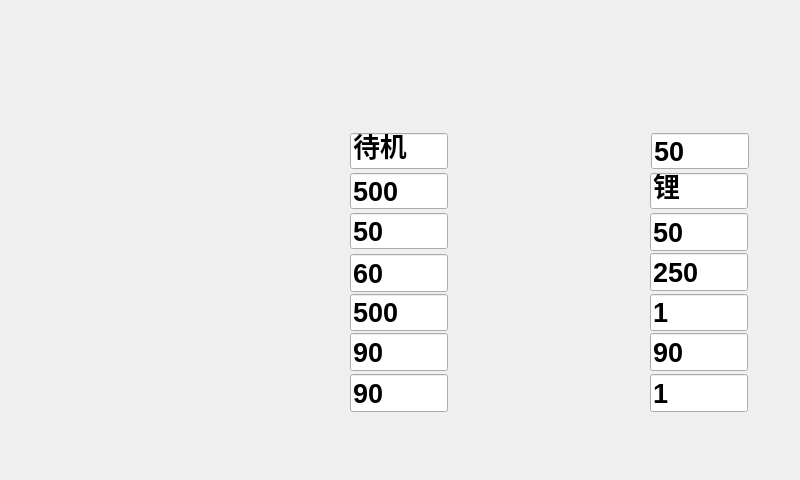
<?xml version="1.0" encoding="UTF-8"?>
<ui version="4.0">
 <class>bat_information</class>
 <widget class="QWidget" name="bat_information">
  <property name="geometry">
   <rect>
    <x>0</x>
    <y>0</y>
    <width>800</width>
    <height>480</height>
   </rect>
  </property>
  <property name="windowTitle">
   <string>Form</string>
  </property>
  <property name="autoFillBackground">
   <bool>false</bool>
  </property>
  <property name="styleSheet">
   <string notr="true"/>
  </property>
  <widget class="QLabel" name="label">
   <property name="geometry">
    <rect>
     <x>0</x>
     <y>0</y>
     <width>800</width>
     <height>480</height>
    </rect>
   </property>
   <property name="autoFillBackground">
    <bool>false</bool>
   </property>
   <property name="styleSheet">
    <string notr="true">border-image:url(:/img/images/32_E3.png)</string>
   </property>
   <property name="text">
    <string/>
   </property>
  </widget>
  <widget class="QPushButton" name="change_equ_but">
   <property name="geometry">
    <rect>
     <x>30</x>
     <y>190</y>
     <width>98</width>
     <height>81</height>
    </rect>
   </property>
   <property name="focusPolicy">
    <enum>Qt::NoFocus</enum>
   </property>
   <property name="styleSheet">
    <string notr="true">background: transparent;</string>
   </property>
   <property name="text">
    <string/>
   </property>
   <property name="flat">
    <bool>true</bool>
   </property>
  </widget>
  <widget class="QPushButton" name="change_batinf_but">
   <property name="geometry">
    <rect>
     <x>30</x>
     <y>270</y>
     <width>98</width>
     <height>81</height>
    </rect>
   </property>
   <property name="focusPolicy">
    <enum>Qt::NoFocus</enum>
   </property>
   <property name="styleSheet">
    <string notr="true">background: transparent;</string>
   </property>
   <property name="text">
    <string/>
   </property>
   <property name="flat">
    <bool>true</bool>
   </property>
  </widget>
  <widget class="QPushButton" name="change_moni_but">
   <property name="geometry">
    <rect>
     <x>28</x>
     <y>98</y>
     <width>98</width>
     <height>81</height>
    </rect>
   </property>
   <property name="focusPolicy">
    <enum>Qt::NoFocus</enum>
   </property>
   <property name="styleSheet">
    <string notr="true">background: transparent;</string>
   </property>
   <property name="text">
    <string/>
   </property>
   <property name="flat">
    <bool>true</bool>
   </property>
  </widget>
  <widget class="QPushButton" name="change_billinf_but">
   <property name="geometry">
    <rect>
     <x>30</x>
     <y>360</y>
     <width>98</width>
     <height>81</height>
    </rect>
   </property>
   <property name="focusPolicy">
    <enum>Qt::NoFocus</enum>
   </property>
   <property name="styleSheet">
    <string notr="true">background: transparent;</string>
   </property>
   <property name="text">
    <string/>
   </property>
   <property name="flat">
    <bool>true</bool>
   </property>
  </widget>
  <widget class="QLineEdit" name="bms_status">
   <property name="geometry">
    <rect>
     <x>350</x>
     <y>133</y>
     <width>98</width>
     <height>36</height>
    </rect>
   </property>
   <property name="font">
    <font>
     <pointsize>20</pointsize>
     <weight>75</weight>
     <bold>true</bold>
    </font>
   </property>
   <property name="text">
    <string>待机</string>
   </property>
  </widget>
  <widget class="QLineEdit" name="bms_soc">
   <property name="geometry">
    <rect>
     <x>651</x>
     <y>133</y>
     <width>98</width>
     <height>36</height>
    </rect>
   </property>
   <property name="font">
    <font>
     <pointsize>20</pointsize>
     <weight>75</weight>
     <bold>true</bold>
    </font>
   </property>
   <property name="text">
    <string>50</string>
   </property>
  </widget>
  <widget class="QLineEdit" name="rated_vol">
   <property name="geometry">
    <rect>
     <x>350</x>
     <y>173</y>
     <width>98</width>
     <height>36</height>
    </rect>
   </property>
   <property name="font">
    <font>
     <pointsize>20</pointsize>
     <weight>75</weight>
     <bold>true</bold>
    </font>
   </property>
   <property name="text">
    <string>500</string>
   </property>
  </widget>
  <widget class="QLineEdit" name="charge_timelife">
   <property name="geometry">
    <rect>
     <x>350</x>
     <y>213</y>
     <width>98</width>
     <height>36</height>
    </rect>
   </property>
   <property name="font">
    <font>
     <pointsize>20</pointsize>
     <weight>75</weight>
     <bold>true</bold>
    </font>
   </property>
   <property name="text">
    <string>50</string>
   </property>
  </widget>
  <widget class="QLineEdit" name="allow_charging_vol">
   <property name="geometry">
    <rect>
     <x>350</x>
     <y>294</y>
     <width>98</width>
     <height>37</height>
    </rect>
   </property>
   <property name="font">
    <font>
     <pointsize>20</pointsize>
     <weight>75</weight>
     <bold>true</bold>
    </font>
   </property>
   <property name="text">
    <string>500</string>
   </property>
  </widget>
  <widget class="QLineEdit" name="allow_charging_current">
   <property name="geometry">
    <rect>
     <x>350</x>
     <y>254</y>
     <width>98</width>
     <height>38</height>
    </rect>
   </property>
   <property name="font">
    <font>
     <pointsize>20</pointsize>
     <weight>75</weight>
     <bold>true</bold>
    </font>
   </property>
   <property name="text">
    <string>60</string>
   </property>
  </widget>
  <widget class="QLineEdit" name="allow_charging_C">
   <property name="geometry">
    <rect>
     <x>350</x>
     <y>333</y>
     <width>98</width>
     <height>38</height>
    </rect>
   </property>
   <property name="font">
    <font>
     <pointsize>20</pointsize>
     <weight>75</weight>
     <bold>true</bold>
    </font>
   </property>
   <property name="text">
    <string>90</string>
   </property>
  </widget>
  <widget class="QLineEdit" name="max_allow_charging_vol">
   <property name="geometry">
    <rect>
     <x>350</x>
     <y>374</y>
     <width>98</width>
     <height>38</height>
    </rect>
   </property>
   <property name="font">
    <font>
     <pointsize>20</pointsize>
     <weight>75</weight>
     <bold>true</bold>
    </font>
   </property>
   <property name="text">
    <string>90</string>
   </property>
  </widget>
  <widget class="QLineEdit" name="max_vol_position">
   <property name="geometry">
    <rect>
     <x>650</x>
     <y>294</y>
     <width>98</width>
     <height>37</height>
    </rect>
   </property>
   <property name="font">
    <font>
     <pointsize>20</pointsize>
     <weight>75</weight>
     <bold>true</bold>
    </font>
   </property>
   <property name="text">
    <string>1</string>
   </property>
  </widget>
  <widget class="QLineEdit" name="max_measuring_C">
   <property name="geometry">
    <rect>
     <x>650</x>
     <y>333</y>
     <width>98</width>
     <height>38</height>
    </rect>
   </property>
   <property name="font">
    <font>
     <pointsize>20</pointsize>
     <weight>75</weight>
     <bold>true</bold>
    </font>
   </property>
   <property name="text">
    <string>90</string>
   </property>
  </widget>
  <widget class="QLineEdit" name="max_vol">
   <property name="geometry">
    <rect>
     <x>650</x>
     <y>253</y>
     <width>98</width>
     <height>38</height>
    </rect>
   </property>
   <property name="font">
    <font>
     <pointsize>20</pointsize>
     <weight>75</weight>
     <bold>true</bold>
    </font>
   </property>
   <property name="text">
    <string>250</string>
   </property>
  </widget>
  <widget class="QLineEdit" name="bat_type">
   <property name="geometry">
    <rect>
     <x>650</x>
     <y>173</y>
     <width>98</width>
     <height>36</height>
    </rect>
   </property>
   <property name="font">
    <font>
     <pointsize>20</pointsize>
     <weight>75</weight>
     <bold>true</bold>
    </font>
   </property>
   <property name="text">
    <string>锂</string>
   </property>
  </widget>
  <widget class="QLineEdit" name="bat_capacity">
   <property name="geometry">
    <rect>
     <x>650</x>
     <y>213</y>
     <width>98</width>
     <height>38</height>
    </rect>
   </property>
   <property name="font">
    <font>
     <pointsize>20</pointsize>
     <weight>75</weight>
     <bold>true</bold>
    </font>
   </property>
   <property name="text">
    <string>50</string>
   </property>
  </widget>
  <widget class="QLineEdit" name="max_measuring_C_position">
   <property name="geometry">
    <rect>
     <x>650</x>
     <y>374</y>
     <width>98</width>
     <height>38</height>
    </rect>
   </property>
   <property name="font">
    <font>
     <pointsize>20</pointsize>
     <weight>75</weight>
     <bold>true</bold>
    </font>
   </property>
   <property name="text">
    <string>1</string>
   </property>
  </widget>
 </widget>
 <resources/>
 <connections/>
</ui>
